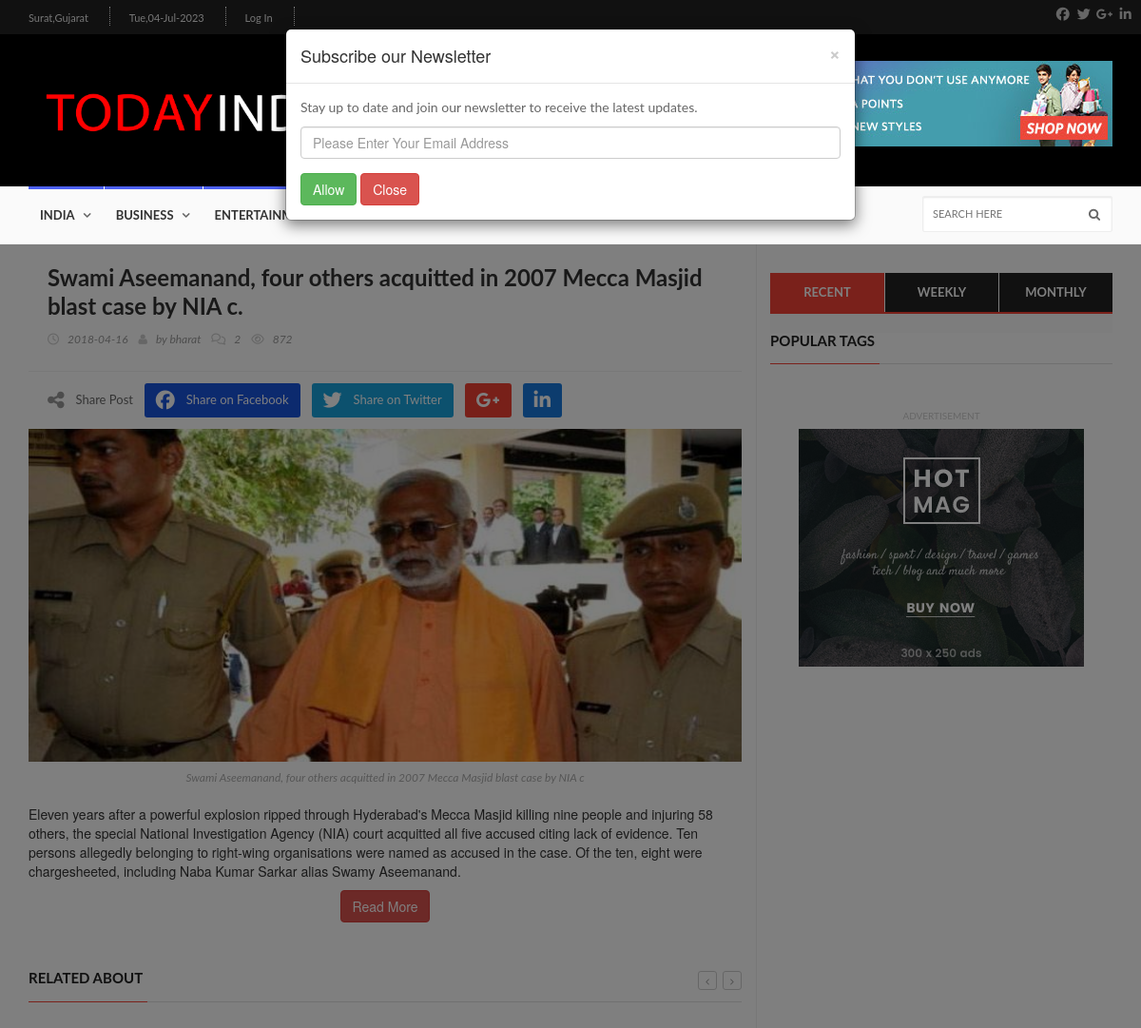
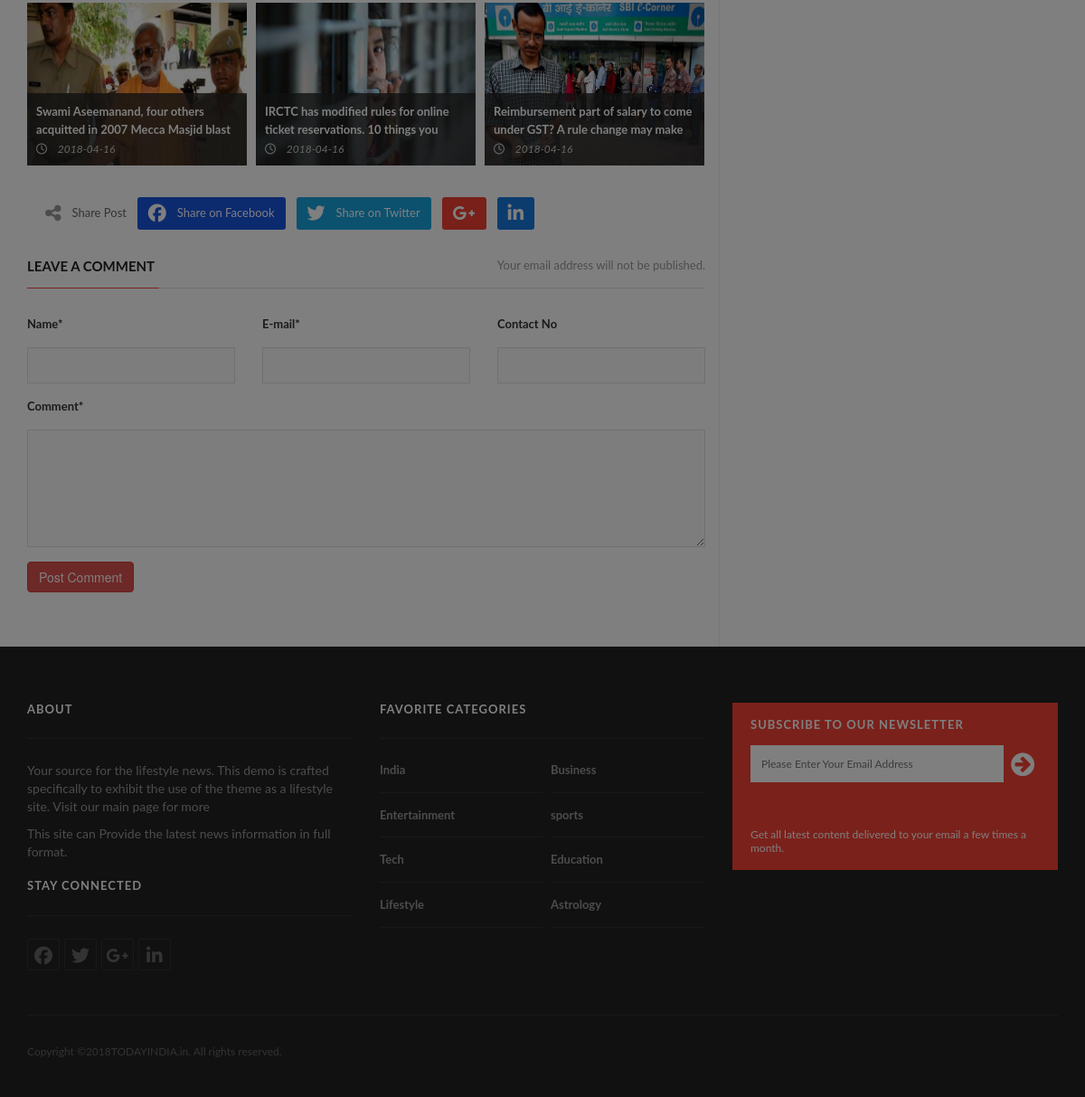
/index.php/singlepostc/single/105/1, run on the app's committed database (2 pictures, top to bottom).
### tables this page shows
CREATE TABLE `category` (
  `cid` int(11) NOT NULL,
  `catgname` varchar(20) NOT NULL,
  `datereg` timestamp NOT NULL DEFAULT CURRENT_TIMESTAMP ON UPDATE CURRENT_TIMESTAMP,
  `catgstatus` enum('Active','Deactive') NOT NULL DEFAULT 'Active'
);

CREATE TABLE `reporterpost` (
  `rid` int(11) NOT NULL,
  `repid` int(11) NOT NULL,
  `cid` int(11) NOT NULL,
  `sid` int(11) NOT NULL,
  `cityid` int(11) NOT NULL,
  `image` varchar(100) NOT NULL,
  `title` varchar(150) NOT NULL,
  `description` text NOT NULL,
  `view` varchar(11) NOT NULL DEFAULT '0',
  `postdatereg` date NOT NULL,
  `updatedatereg` timestamp NOT NULL DEFAULT CURRENT_TIMESTAMP ON UPDATE CURRENT_TIMESTAMP,
  `rpstatus` enum('Active','Deactive') NOT NULL DEFAULT 'Active'
);

CREATE TABLE `reporterreg` (
  `repid` int(11) NOT NULL,
  `rname` varchar(20) NOT NULL,
  `remail` varchar(30) NOT NULL,
  `rpassword` varchar(20) NOT NULL,
  `rgender` varchar(20) NOT NULL,
  `raddress` varchar(50) NOT NULL,
  `rmno` varchar(12) NOT NULL,
  `rimage` varchar(100) NOT NULL,
  `datereg` timestamp NOT NULL DEFAULT CURRENT_TIMESTAMP ON UPDATE CURRENT_TIMESTAMP,
  `updateuser` timestamp NOT NULL DEFAULT '0000-00-00 00:00:00',
  `regstatus` enum('Active','Deactive') NOT NULL DEFAULT 'Active'
);

### application/views/dashboard/allSinglePost.php (the view, shortened to what the rows shown need)
<section class="block-wrapper">
<div class="container">
<div class="row">
  <div class="col-sm-8">
    <div class="block-content">
      <div class="single-post-box">
        <div class="title-post">
          <h1><?php echo $singleData->title ?>. </h1>
          <ul class="post-tags">
            <li><i class="fa fa-clock-o"></i><?php echo $singleData->postdatereg ?></li>
            <li><i class="fa fa-user"></i>by <a href="#"><?php echo $singleData->rname?></a></li>
            <li><a href="#"><i class="fa fa-comments-o"></i><span><?php echo count($comment);?></span></a></li>
            <li><i class="fa fa-eye"></i>872</li>
          </ul>
        </div>
        <div class="share-post-box">
          <ul class="share-box">
          </ul>
        </div>
        <div class="post-gallery"> <img src="<?php echo base_url() ?>Admin/images/post/<?php echo $singleData->image ?>" height="350" width="600" alt=""> <span class="image-caption"><?php echo $singleData->title ?></span> </div>
        <div class="post-content" id="showlessdata">
          <?php
                                  $string = $singleData->description;
                                 echo $token = strtok($string,"*");
								?>
        </div>
        <div class="center-button" id="loadmorebtn">
		 <input type="submit"  id="submit-contact" onclick="readmore()" class="btn btn-raised btn-danger" style="text-decoration:none;cursor:pointer;" value="Read More">
		 </div>
        <br />
        <br />
        <div class="carousel-box owl-wrapper">
          <div class="title-section">
            <h1><span>Related about</span></h1>
          </div>
          <div class="owl-carousel" data-num="3">
            <?php foreach($relatedData as $gall){ ?>
            <div class="item news-post image-post3">
			<a href="<?php echo site_url()?>/singlepostc/single/<?php echo $gall->rid?>/<?php echo $gall->cid?>" style="text-decoration:none"> <img src="<?php echo base_url() ?>Admin/images/post/<?php echo $gall->image?>" height="180"alt="">
              <div class="hover-box">
                <h2>
                  <?php  echo $gall->title?>
                  .</a></h2>
                <ul class="post-tags">
                  <li><i class="fa fa-clock-o"></i>
                    <?php  echo $gall->postdatereg?>
                  </li>
                </ul>
              </div>
              </a> </div>
            <?php }?>
        <br />
        <div class="contact-form-box">
          <div class="title-section">
            <h1><span>Leave a Comment</span> <span class="email-not-published">Your email address will not be published.</span></h1>
          </div>
        </div>
  <div class="col-sm-4">
    <div class="sidebar">
      <div class="widget tab-posts-widget">
        <div class="widget tags-widget">
          <div class="title-section">
            <h1><span>Popular Tags</span></h1>
          </div>
        </div>
      </div>
    </div>
  </div>

### application/views/template/header.php (shortened to what the rows shown need)
<!doctype html>
<html lang="en" class="no-js">
<head>
<link href="<?php echo base_url()?>/maxcdn.bootstrapcdn.com/font-awesome/4.2.0/css/font-awesome.min.css" rel="stylesheet">
<link rel="stylesheet" type="text/css" href="<?php echo base_url()?>css/bootstrap.min.css" media="screen">
<link rel="stylesheet" type="text/css" href="<?php echo base_url()?>css/jquery.bxslider.css" media="screen">
<link rel="stylesheet" type="text/css" href="<?php echo base_url()?>css/font-awesome.css" media="screen">
<link rel="stylesheet" type="text/css" href="<?php echo base_url()?>css/magnific-popup.css" media="screen">
<link rel="stylesheet" type="text/css" href="<?php echo base_url()?>css/owl.carousel.css" media="screen">
<link rel="stylesheet" type="text/css" href="<?php echo base_url()?>css/owl.theme.css" media="screen">
<link rel="stylesheet" type="text/css" href="<?php echo base_url()?>css/ticker-style.css"/ >
<link rel="stylesheet" type="text/css" href="<?php echo base_url()?>css/style.css" media="screen">
</head>
<body>
<div id="container">
<header class="clearfix">
  <nav class="navbar navbar-default navbar-static-top" role="navigation">
    <div class="nav-list-container">
      <div class="container">
        <div class="collapse navbar-collapse" id="bs-example-navbar-collapse-1">
          <ul class="nav navbar-nav navbar-left">
            <?php  foreach($category as $categoryData) {
				?>
            <li class="<?php if($this->uri->segment(3)==$categoryData->cid){?>active<?php } ?>"> <a class="sport" href="<?php echo site_url() ?>/menudatC/allMenu/<?php  echo $categoryData->cid ?>"><?php echo $categoryData->catgname ?></a>
            </li>
            <?php }  ?>
          </ul>
        </div>
      </div>
    </div>
  </nav>
</header>

### application/views/template/footer.php (shortened to what the rows shown need)
<footer>
			<div class="container">
				<div class="footer-widgets-part">
					<div class="row">
						<div class="col-md-4">
							<div class="widget text-widget">
								<h1>About</h1>
							</div>
							<div class="widget social-widget">
								<h1>Stay Connected</h1>
							</div>
						</div>
						<div class="col-md-4">
							<div class="widget categories-widget">
								<h1>Favorite Categories</h1>
								<ul class="category-list">
									 <?php  foreach($category as $categoryData) {
				?>
									<li>
										<a class="sport" href="<?php echo site_url() ?>/menudatC/allMenu/<?php  echo $categoryData->cid ?>"><?php echo $categoryData->catgname ?></a>
									</li><?php }?>
												</ul>
							</div>
						</div>
						<div class="col-md-4">
								<div class="widget subscribe-widget">
								<form class="subscribe-form" method="post" action="<?php echo site_url()?>/Subscriberc/sub">
									<h1>Subscribe to our Newsletter</h1>
									 echo "<p style='color:white;'>".$error."</p>";?><br />
								</form>
							</div>
						</div>
					</div>
				</div>
			</div>
		</footer>
	<link rel="stylesheet" href="<?php echo base_url()?>css/easy-autocomplete.min.css">
</body>
</html>

### data on the page
category: catgname "INDIA", catgname "India"
category: catgname "BUSINESS", catgname "Business"
category: catgname "ENTERTAINMENT", catgname "Entertainment"
reporterpost: title "Swami Aseemanand, four others acquitted in 2007 Mecca Masjid blast case by NIA c", postdatereg "2018-04-16", repid.rname "bharat", image (picture), description "Eleven years after a powerful explosion ripped through Hyderabad's Mecca Masjid killing nine people and injuring 58 others, the special National Investigation Agency (NIA) court acquitted all five accused citing lack of evidence. Ten persons allegedly belonging to right-wing organisations were named as accused in the case. Of the ten, eight were chargesheeted, including Naba Kumar Sarkar alias Swamy Aseemanand.", title "Swami Aseemanand, four others acquitted in 2007 Mecca Masjid blast…"
reporterpost: image (picture), title "IRCTC has modified rules for online ticket reservations. 10 things you…", postdatereg "2018-04-16"
reporterpost: image (picture), title "Reimbursement part of salary to come under GST? A rule change may make…", postdatereg "2018-04-16"
category: catgname "sports"
category: catgname "Tech"
category: catgname "Education"
category: catgname "Lifestyle"
category: catgname "Astrology"

### other printed values
$date=Date('D,d-M-Y') "Tue,04-Jul-2023"
count($comment) "2"
